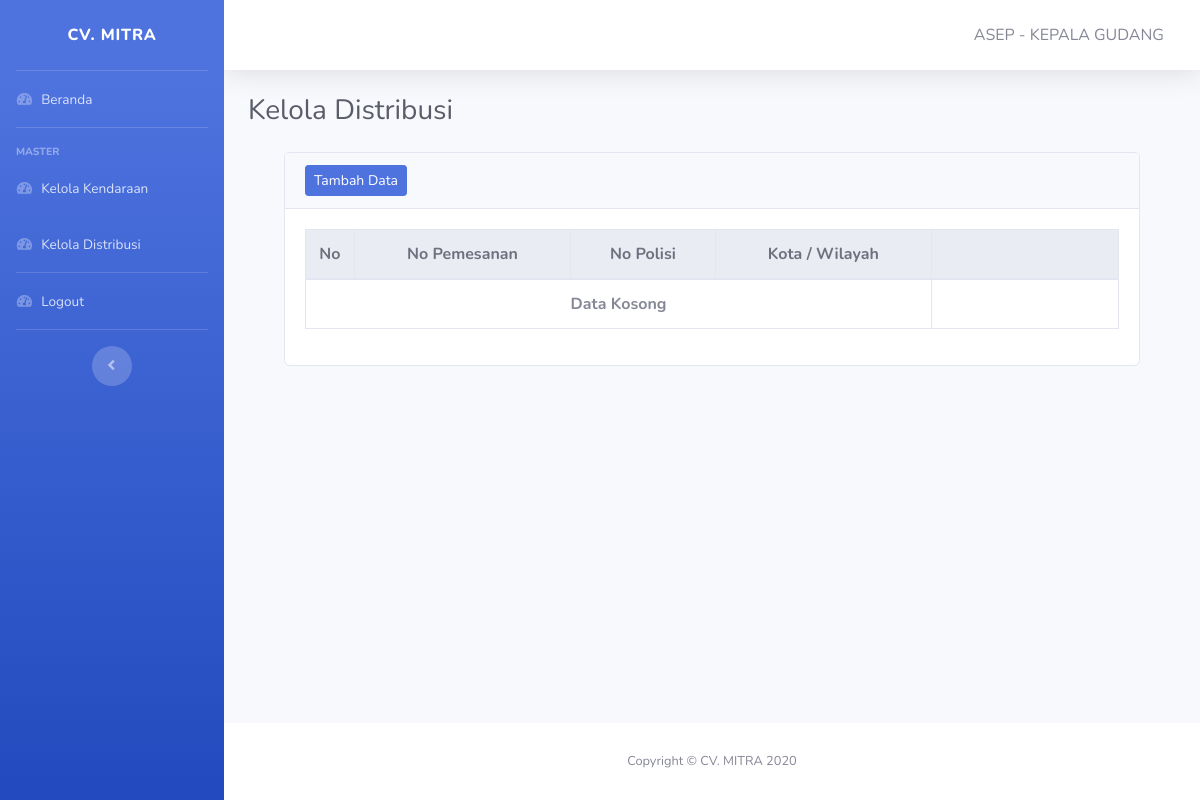
The app's page /pages/distribusi/kelola-distribusi.php (signed in), older data.
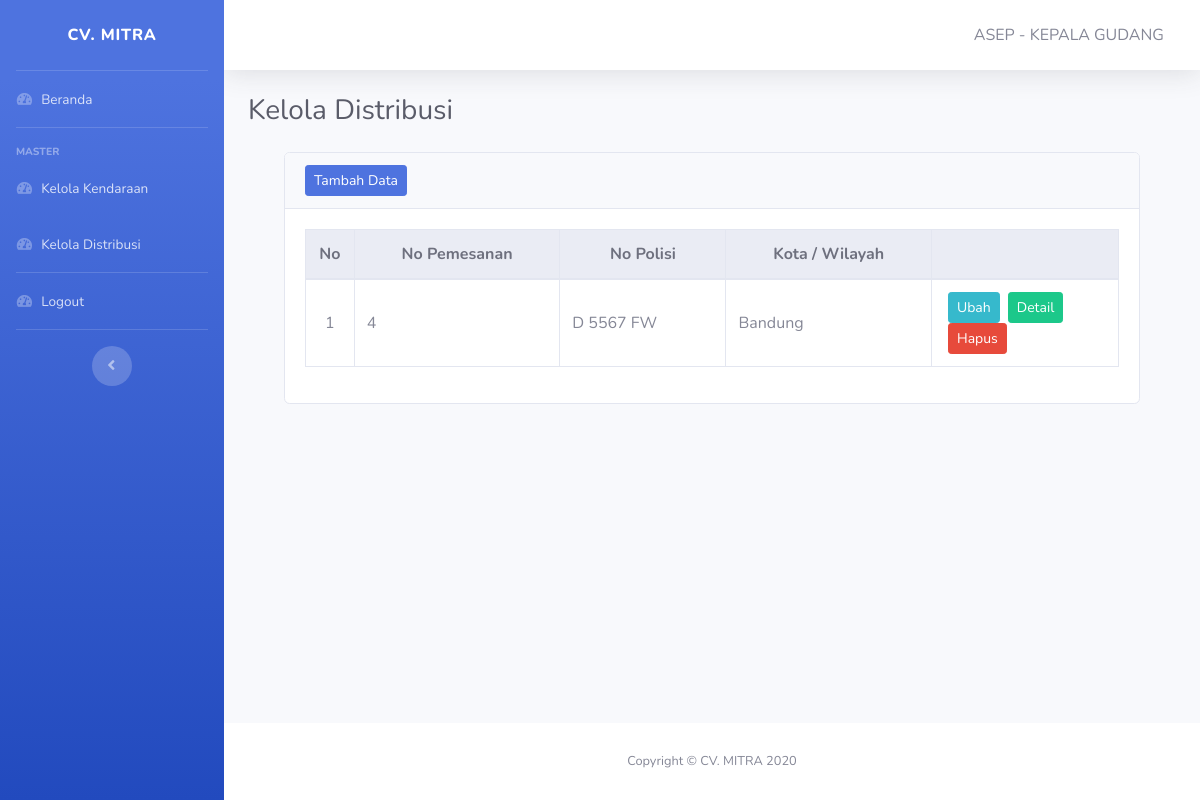
The same page, newer data.
### tables this page shows
CREATE TABLE IF NOT EXISTS `detail_distribusi` (
  `id_detail_distribusi` int(11) NOT NULL AUTO_INCREMENT,
  `tanggal_pengiriman` date NOT NULL,
  `tanggal_sampai` date NOT NULL,
  `id_distribusi` int(11) DEFAULT NULL,
  `id_pesanproduk` int(11) NOT NULL,
  PRIMARY KEY (`id_detail_distribusi`),
  KEY `id_distribusi` (`id_distribusi`),
  KEY `id_pesanproduk` (`id_pesanproduk`),
  CONSTRAINT `detail_distribusi_ibfk_1` FOREIGN KEY (`id_distribusi`) REFERENCES `distribusi` (`id_distribusi`),
  CONSTRAINT `detail_distribusi_ibfk_2` FOREIGN KEY (`id_pesanproduk`) REFERENCES `pesanproduk` (`id_pesanproduk`)
);

CREATE TABLE IF NOT EXISTS `distribusi` (
  `id_distribusi` int(11) NOT NULL,
  `kota_wilayah` varchar(20) DEFAULT NULL,
  `no_polisi` varchar(20) NOT NULL,
  `id_user` int(11) NOT NULL,
  PRIMARY KEY (`id_distribusi`),
  KEY `id_user` (`id_user`),
  KEY `no_polisi` (`no_polisi`),
  CONSTRAINT `distribusi_ibfk_1` FOREIGN KEY (`id_user`) REFERENCES `user` (`id_user`),
  CONSTRAINT `distribusi_ibfk_2` FOREIGN KEY (`no_polisi`) REFERENCES `kendaraan` (`no_polisi`)
);

### pages/distribusi/kelola-distribusi.php (the view, shortened to what this page needs)
<!DOCTYPE html>
<html lang="en">
<head>
    <?php include '../../layout/header.php' ?>
</head>
<body id="page-top">
    <div id="wrapper">
        <?php include '../../layout/sidebar-distribusi.php' ?>
        <div id="content-wrapper" class="d-flex flex-column">
            <div id="content">
                <?php include '../../layout/topbar.php' ?>
                <div class="container-fluid">
                    <div class="d-sm-flex align-items-center justify-content-between mb-4">
                        <h1 class="h3 mb-0 text-gray-800">Kelola Distribusi</h1>
                    </div>
                    <div class="container row-12">
                        <div class="col">
                            <div class="card mb-5">
                                <div class="card-header">
                                    <div class="nav-item">
                                        <a href="tambah-distribusi.php" class="btn btn-sm btn-primary">Tambah Data</a>
                                    </div>
                                </div>
                                <div class="card-body">
                                    <table class="table table-responsive-lg table-hover table-bordered" id="Table">
                                        <thead class="thead-light text-center">
                                            <tr>
                                                <th width=6%>No</th>
                                                <th>No Pemesanan</th>
                                                <th>No Polisi</th>
                                                <th>Kota / Wilayah</th>
                                                <th width=23%></th>
                                            </tr>
                                        </thead>
                                        <tbody>
                                            <?php
                                            include "../../koneksi.php";
                                            $no = 1;
                                            $data = mysqli_query($koneksi, "SELECT * FROM distribusi JOIN detail_distribusi WHERE distribusi.id_distribusi = detail_distribusi.id_distribusi");
                                            if (mysqli_num_rows($data) == 0) {
                                                ?>
                                                <tr>
                                                    <td colspan="4" class="text-center font-weight-bold">Data Kosong</td>
                                                </tr>
                                                <?php
                                                } else {
                                                    while ($item = mysqli_fetch_array($data)) {
                                                        ?>
                                                    <tr>
                                                        <td class="text-center align-middle"><?php echo $no++; ?></td>
                                                        <td class="align-middle"><?php echo $item['id_pesanproduk']; ?></td>
                                                        <td class="align-middle"><?php echo $item['no_polisi']; ?></td>
                                                        <td class="align-middle"><?php echo $item['kota_wilayah']; ?></td>
                                                        <td class="text-center">
                                                            <a href="ubah-distribusi.php?id=<?php echo $item['id_distribusi'] ?>" class="btn btn-info btn-sm mx-1 float-left">Ubah</a>
                                                            <a href="detail-distribusi.php?id=<?php echo $item['id_distribusi'] ?>" class="btn btn-success btn-sm mx-1 float-left">Detail</a>
                                                            <form action="hapus-distribusi.php?id=<?php echo $item['id_distribusi'] ?>" method="post">
                                                                <button type="submit" class="btn btn-danger btn-sm mx-1 float-left">Hapus</button>
                                                            </form>
                                                        </td>
                                                    </tr>
                                            <?php
                                                }
                                            }
                                            ?>
                                        </tbody>
                                    </table>
                                </div>
                            </div>
                        </div>
                    </div>
                </div>
            </div>
            <?php include '../../layout/footer.php' ?>
        </div>
    </div>
</body>
</html>

Row changes from the older to the newer data that the page shows:
added detail_distribusi: id_pesanproduk "4", id_distribusi.no_polisi "D 5567 FW", id_distribusi.kota_wilayah "Bandung"
Text that changed along with them:
text no longer shown: "Data Kosong"
